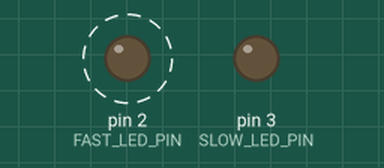
Bench run of a sketch on a simulated Arduino Uno, built with avr-gcc and run on an emulated ATmega328P. On the bench: output pins drawn as LEDs (lit = HIGH). Dashed ring = blinking.

Above: at 0.2 s.
At 7.7 s:
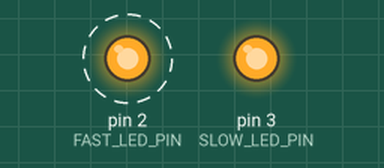
Timing chart, 0 to 9.2 s (numbered marks = the images above):
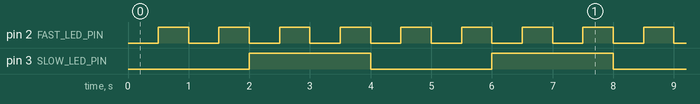

The sketch:

003-Asyncro-LED-controller.ino
```cpp
// (licence header left out)
// Pin definitions using industry-standard types
constexpr uint8_t FAST_LED_PIN = 2;
constexpr uint8_t SLOW_LED_PIN = 3;

// Timing variables (Must be unsigned long / uint32_t for millis)
uint32_t previousMillisFast = 0;
uint32_t previousMillisSlow = 0;

// Intervals in milliseconds
constexpr uint32_t FAST_INTERVAL = 500;  // 0.5 seconds
constexpr uint32_t SLOW_INTERVAL = 2000; // 2.0 seconds

// State variables to track LED status
bool fastLedState = LOW;
bool slowLedState = LOW;

void setup() {
  // Initialize digital pins as outputs
  pinMode(FAST_LED_PIN, OUTPUT);
  pinMode(SLOW_LED_PIN, OUTPUT);
}

void loop() {
  // Capture the current time (Snapshot)
  uint32_t currentMillis = millis();

  // --- FAST LED LOGIC (0.5s ON / 0.5s OFF) ---
  // Check if the time elapsed is greater than or equal to the interval
  if (currentMillis - previousMillisFast >= FAST_INTERVAL) {
    // Update the timestamp for the next toggle
    previousMillisFast = currentMillis;

    // Toggle the state (if HIGH becomes LOW, if LOW becomes HIGH)
    fastLedState = !fastLedState;
    digitalWrite(FAST_LED_PIN, fastLedState);
  }

  // --- SLOW LED LOGIC (2s ON / 2s OFF) ---
  if (currentMillis - previousMillisSlow >= SLOW_INTERVAL) {
    // Update the timestamp for the next toggle
    previousMillisSlow = currentMillis;

    // Toggle the state
    slowLedState = !slowLedState;
    digitalWrite(SLOW_LED_PIN, slowLedState);
  }
}
```

Measured:
- by itself, pin 2 (FAST_LED_PIN): alternates HIGH for 0.50 s and LOW for 0.50 s
- by itself, pin 3 (SLOW_LED_PIN): alternates HIGH for 2.0 s and LOW for 2.0 s
- by itself, everything shown: repeats every 4.0 s, in 8 steps
